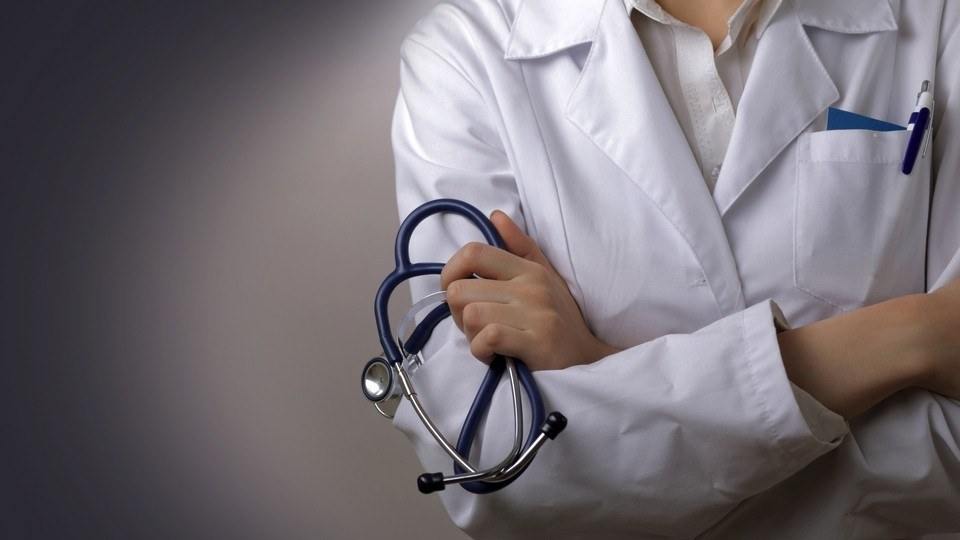
#> input picture D1.jpg, 960 x 540 px
$ python -i Graphs.py   (imports and definitions only)   (older library calls are emulated)
#> lines starting #> are read from the running program, lines starting #| are printed output that depends on the picture
def Graphs():
    import tkinter as tk

    import pandas as pd
    from PIL import Image,ImageTk
    from tkinter import ttk


    root= tk.Tk()
    '''root = tk.Toplevel()'''
    root.title("PCOS")

    w,h = root.winfo_screenwidth(), root.winfo_screenheight()
    root.geometry("%dx%d+0+0"%(w,h))

    image4 =Image.open('D1.jpg')
#> image4 is the input picture: PIL image 960x540 RGB; mean R, G, B 118, 111.7, 117.4
    image4 =image4.resize((w,h), Image.ANTIALIAS)
#> image4: PIL image 1920x1080 RGB

    background_image=ImageTk.PhotoImage(image4)
    background_label = tk.Label(root, image=background_image)
    background_label.image=background_image
    background_label.place(x=0, y=0)

    image4 =Image.open('ACCURACY.png')
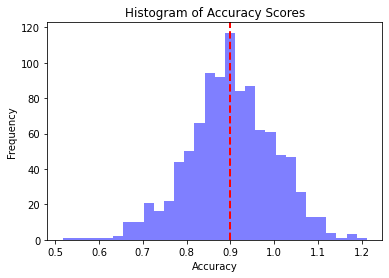
#> input picture ACCURACY.png, 389 x 278 px
#> image4 is the input picture: PIL image 389x278 RGBA; mean R, G, B, A 229.2, 228.5, 249.4, 255
    image4 =image4.resize((360,260), Image.ANTIALIAS)
#> image4: PIL image 360x260 RGBA

    background_image=ImageTk.PhotoImage(image4)
    background_label = tk.Label(root, image=background_image)
    background_label.image=background_image
    background_label.place(x=50, y=50)
    #############################################

    image4 =Image.open('Histogram.png')
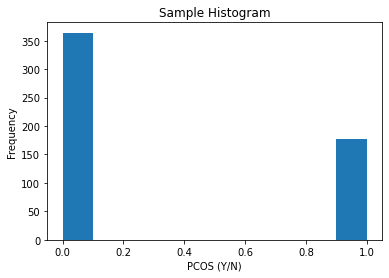
#> input picture Histogram.png, 389 x 278 px
#> image4 is the input picture: PIL image 389x278 RGBA; mean R, G, B, A 231, 238.6, 243.9, 255
    image4 =image4.resize((360,260), Image.ANTIALIAS)
#> image4: PIL image 360x260 RGBA

    background_image=ImageTk.PhotoImage(image4)
    background_label = tk.Label(root, image=background_image)
    background_label.image=background_image
    background_label.place(x=50, y=400)

    image4 =Image.open('ScatterPlot.png')
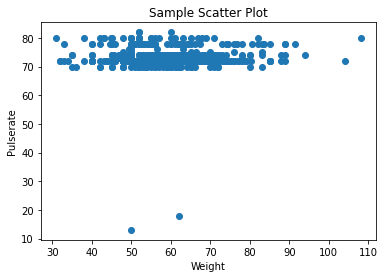
#> input picture ScatterPlot.png, 385 x 278 px
#> image4 is the input picture: PIL image 385x278 RGBA; mean R, G, B, A 239.1, 243.5, 246.5, 255
    image4 =image4.resize((360,260), Image.ANTIALIAS)
#> image4: PIL image 360x260 RGBA

    background_image=ImageTk.PhotoImage(image4)
    background_label = tk.Label(root, image=background_image)
    background_label.image=background_image
    background_label.place(x=900, y=50)


    image4 =Image.open('Correlation.png')
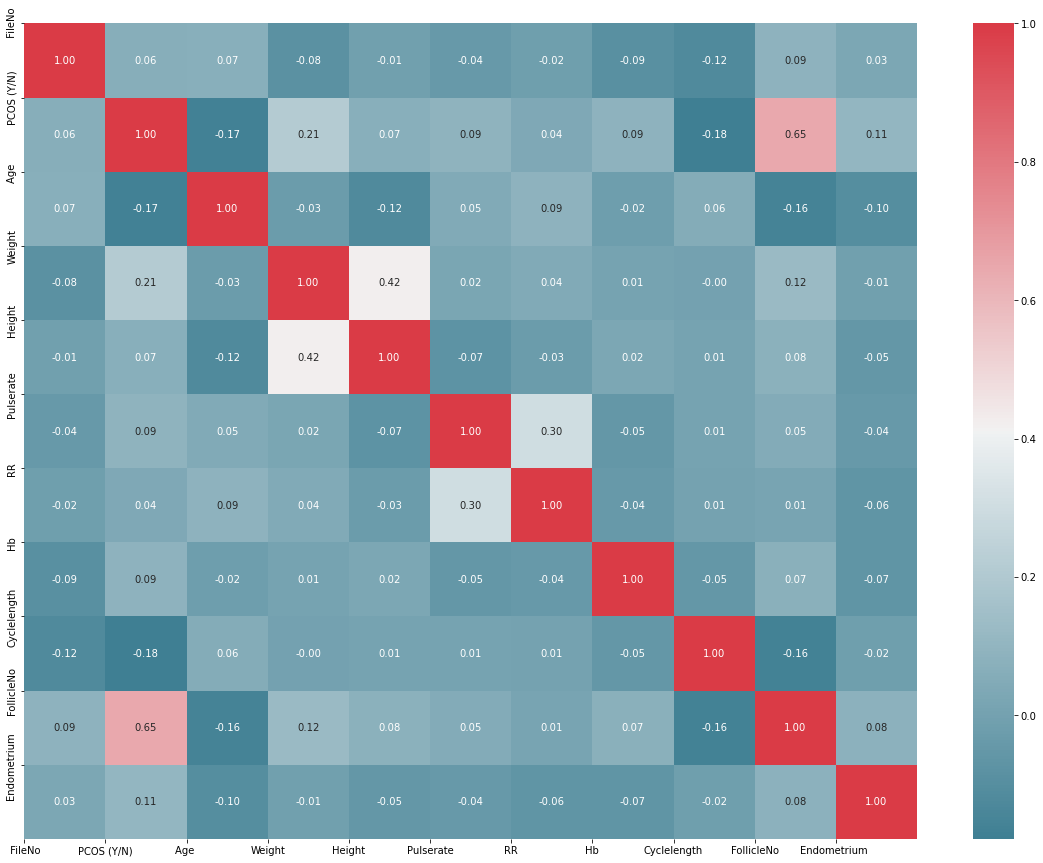
#> input picture Correlation.png, 1043 x 863 px
#> image4 is the input picture: PIL image 1043x863 RGBA; mean R, G, B, A 150.9, 169.5, 180.7, 255
    image4 =image4.resize((360,260), Image.ANTIALIAS)
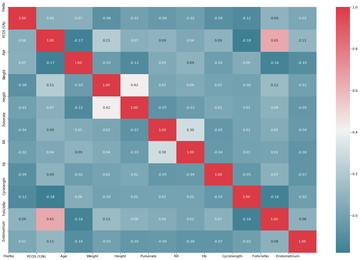
#> image4: PIL image 360x260 RGBA; mean R, G, B, A 150.8, 169.4, 180.5, 255

    background_image=ImageTk.PhotoImage(image4)
    background_label = tk.Label(root, image=background_image)
    background_label.image=background_image
    background_label.place(x=450, y=50)

    ######################################################
    image4 =Image.open('Confusion Matrix.png')
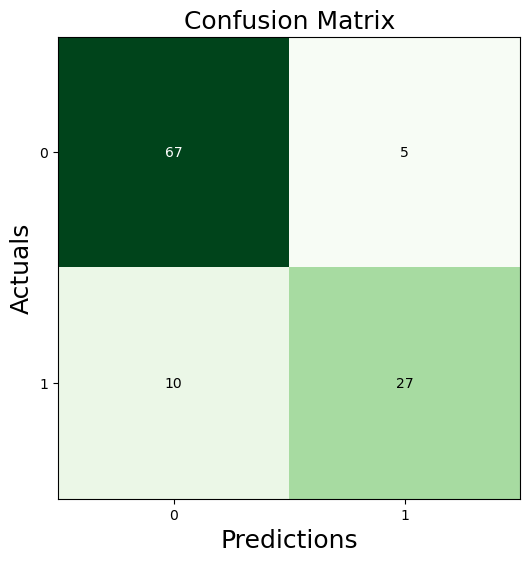
#> input picture Confusion Matrix.png, 530 x 562 px
#> image4 is the input picture: PIL image 530x562 RGBA; mean R, G, B, A 185.3, 209.6, 187.9, 255
    image4 =image4.resize((360,260), Image.ANTIALIAS)
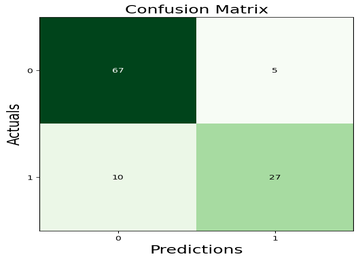
#> image4: PIL image 360x260 RGBA; mean R, G, B, A 185.1, 209.4, 187.7, 255

    background_image=ImageTk.PhotoImage(image4)
    background_label = tk.Label(root, image=background_image)
    background_label.image=background_image
    background_label.place(x=450, y=400)

    ######################################################
#> (the run stopped early here; a loop or call above may not have finished)
